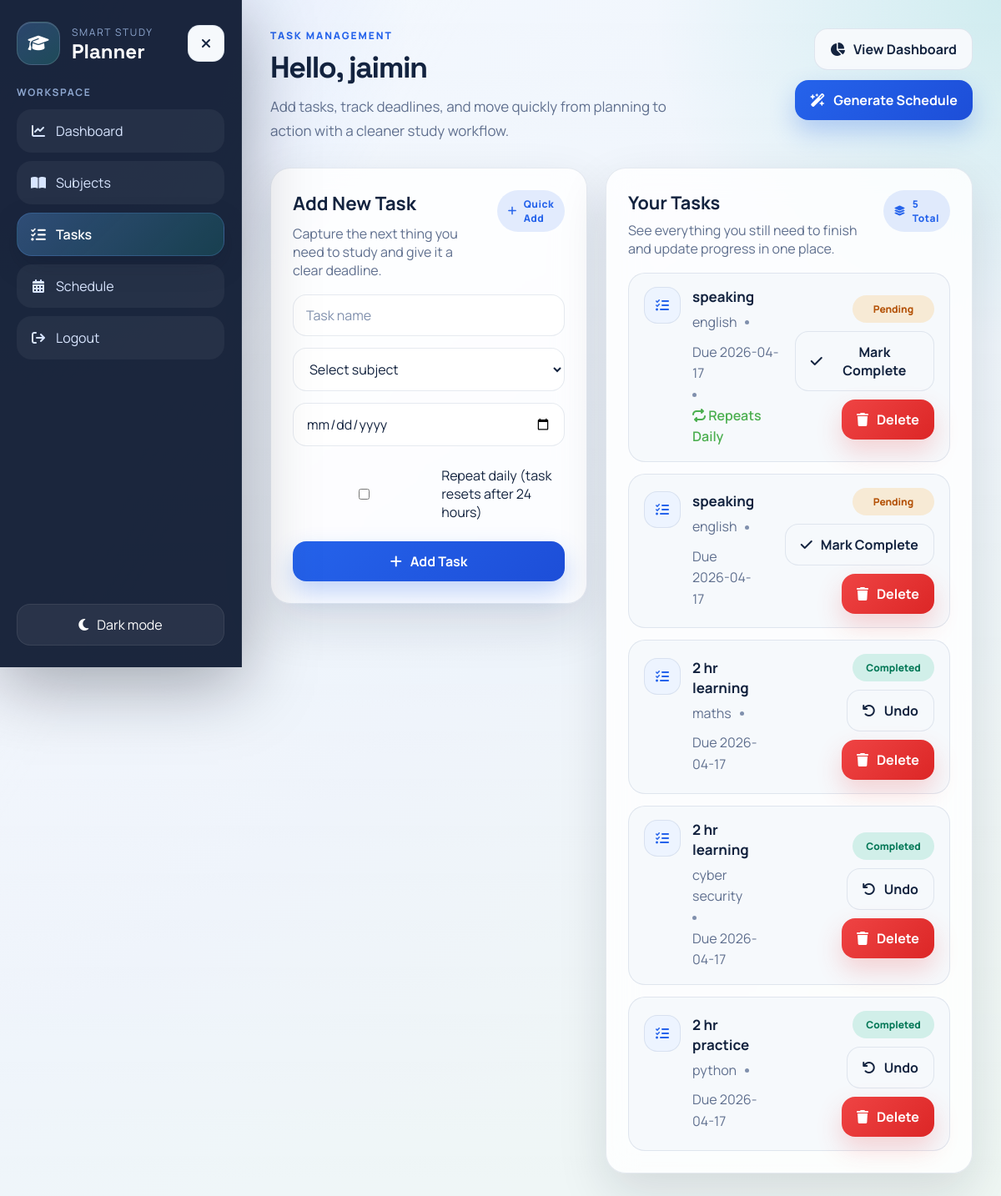
Page /tasks (signed in) on the committed database.
### tables this page shows
CREATE TABLE "tasks"(
            id INTEGER PRIMARY KEY AUTOINCREMENT,
            user_id INTEGER NOT NULL,
            task_name TEXT NOT NULL,
            subject TEXT NOT NULL,
            deadline TEXT NOT NULL,
            status TEXT NOT NULL DEFAULT 'Pending',
            completed_at TEXT, repeat_daily INTEGER DEFAULT 0,
            FOREIGN KEY (user_id) REFERENCES users (id) ON DELETE CASCADE
        );

### app.py (the view, shortened to what this page needs)
@app.route("/tasks", methods=["GET", "POST"])
@login_required
def tasks():
    error = None
    conn = get_db_connection()
    user_id = session["user_id"]
    reset_repeating_tasks(conn, user_id)
    subjects = conn.execute(
        """
        SELECT id, name, priority
        FROM subjects
        WHERE user_id = ?
        ORDER BY name
        """,
        (user_id,),
    ).fetchall()
    all_tasks = conn.execute(
        """
        SELECT id, task_name, subject, deadline, status, repeat_daily
        FROM tasks
        WHERE user_id = ?
        ORDER BY
            CASE WHEN status = 'Pending' THEN 0 ELSE 1 END,
            deadline ASC,
            id DESC
        """,
        (user_id,),
    ).fetchall()
    conn.close()
    return render_template(
        "tasks.html",
        tasks=all_tasks,
        subjects=subjects,
        error=error,
        user_name=session.get("user_name", "Student"),
    )

### app.py (called while the page is built, shortened)
def get_db_connection():
    conn = sqlite3.connect(DATABASE)
    conn.row_factory = sqlite3.Row
    conn.execute("PRAGMA foreign_keys = ON")
    return conn

def reset_repeating_tasks(conn, user_id):
    now = datetime.now()
    completed_recurring_tasks = conn.execute(
        """
        SELECT id, completed_at
        FROM tasks
        WHERE user_id = ?
        AND status = 'Completed'
        AND repeat_daily = 1
        AND completed_at IS NOT NULL
        """,
        (user_id,),
    ).fetchall()
    conn.commit()

def login_required(route_function):
    @wraps(route_function)
    def wrapper(*args, **kwargs):
        if "user_id" not in session:
            return redirect(url_for("login"))
        return route_function(*args, **kwargs)
    return wrapper

### templates/tasks.html (shortened to what this page needs)
<!DOCTYPE html>
<html lang="en">
<head>
<link rel="stylesheet" href="https://cdnjs.cloudflare.com/ajax/libs/font-awesome/6.5.2/css/all.min.css">
<link rel="stylesheet" href="{{ url_for('static', filename='css/style.css') }}">
</head>
<body class="page-shell page-tasks">
<div class="container">
<aside class="sidebar" id="appSidebar">
<div class="sidebar-top">
<a class="brand" href="{{ url_for('dashboard') }}">
<span class="brand-mark"><i class="fa-solid fa-graduation-cap"></i></span>
<span class="brand-copy">
<span class="brand-eyebrow">Smart Study</span>
<strong>Planner</strong>
</span>
</a>
<button type="button" class="icon-btn sidebar-close" data-sidebar-close aria-label="Close menu">
<i class="fa-solid fa-xmark"></i>
</button>
</div>
<div class="sidebar-section">
<p class="sidebar-label">Workspace</p>
<nav class="sidebar-nav">
<a class="nav-link" href="{{ url_for('dashboard') }}"><i class="fa-solid fa-chart-line"></i><span>Dashboard</span></a>
<a class="nav-link" href="{{ url_for('subjects') }}"><i class="fa-solid fa-book-open"></i><span>Subjects</span></a>
<a class="nav-link active" href="{{ url_for('tasks') }}"><i class="fa-solid fa-list-check"></i><span>Tasks</span></a>
<a class="nav-link" href="{{ url_for('schedule') }}"><i class="fa-solid fa-calendar-days"></i><span>Schedule</span></a>
<a class="nav-link" href="{{ url_for('logout') }}"><i class="fa-solid fa-arrow-right-from-bracket"></i><span>Logout</span></a>
</nav>
</div>
<div class="sidebar-footer">
<button type="button" class="theme-toggle" data-theme-toggle aria-label="Toggle color theme">
<i class="fa-solid fa-moon"></i>
<span>Dark mode</span>
</button>
</div>
</aside>
<main class="main">
<div class="page-header">
<div class="page-header-main">
<div class="header-tools">
<p class="eyebrow">Task Management</p>
</div>
<h1>Hello, {{ user_name }}</h1>
<p class="page-subtitle">Add tasks, track deadlines, and move quickly from planning to action with a cleaner study workflow.</p>
</div>
<div class="header-actions">
<a class="secondary-btn" href="{{ url_for('dashboard') }}"><i class="fa-solid fa-chart-pie"></i><span>View Dashboard</span></a>
<a class="primary-btn" href="{{ url_for('schedule') }}"><i class="fa-solid fa-wand-magic-sparkles"></i><span>Generate Schedule</span></a>
</div>
</div>
<div class="subject-layout">
<div class="panel form-panel">
<div class="panel-head">
<div class="panel-title-wrap">
<h3>Add New Task</h3>
<p>Capture the next thing you need to study and give it a clear deadline.</p>
</div>
<span class="badge"><i class="fa-solid fa-plus"></i><span>Quick Add</span></span>
</div>
{% if subjects %}
<form method="POST" class="subject-form">
<input type="text" name="task_name" placeholder="Task name" minlength="2" maxlength="100" value="{{ request.form.get('task_name', '') }}" required>
<select name="subject_id" required>
<option value="">Select subject</option>
</select>
<input type="date" name="deadline" required>
<label style="display: flex; align-items: center; gap: 8px; margin: 10px 0; cursor: pointer;">
<input type="checkbox" name="repeat_daily" id="repeat_daily">
<span>Repeat daily (task resets after 24 hours)</span>
</label>
<button type="submit" class="primary-btn"><i class="fa-solid fa-plus"></i><span>Add Task</span></button>
</form>
{% else %}
<p class="empty-state">You need at least one subject before creating tasks.</p>
<a class="primary-btn" href="{{ url_for('subjects') }}"><i class="fa-solid fa-book-medical"></i><span>Add Subject First</span></a>
{% endif %}
</div>
<div class="panel">
<div class="panel-head">
<div class="panel-title-wrap">
<h3>Your Tasks</h3>
<p>See everything you still need to finish and update progress in one place.</p>
</div>
<span class="badge"><i class="fa-solid fa-layer-group"></i><span>{{ tasks|length }} Total</span></span>
</div>
{% if tasks %}
<div class="list">
{% for task in tasks %}
<div class="list-item task-list-item">
<div class="list-item-body">
<span class="list-item-icon"><i class="fa-solid fa-list-check"></i></span>
<div>
<strong>{{ task["task_name"] }}</strong>
<p class="meta-inline">
<span>{{ task["subject"] }}</span>
<span class="meta-dot"></span>
<span>Due {{ task["deadline"] }}</span>
{% if task["repeat_daily"] %}
<span class="meta-dot"></span>
<span style="color: #4CAF50; font-weight: 600;"><i class="fa-solid fa-repeat"></i> Repeats Daily</span>
{% endif %}
</p>
</div>
</div>
<div class="task-row-actions">
<span class="status {{ 'completed' if task['status'] == 'Completed' else 'pending' }}">
{{ task["status"] }}
</span>
{% if task["status"] != "Completed" %}
<form method="POST" action="{{ url_for('complete_task', id=task['id']) }}">
<button type="submit" class="secondary-btn"><i class="fa-solid fa-check"></i><span>Mark Complete</span></button>
</form>
{% else %}
<form method="POST" action="{{ url_for('incomplete_task', id=task['id']) }}">
<button type="submit" class="secondary-btn"><i class="fa-solid fa-undo"></i><span>Undo</span></button>
</form>
{% endif %}
<form method="POST" action="{{ url_for('delete_task', id=task['id']) }}">
<button type="submit" class="danger-btn"><i class="fa-solid fa-trash"></i><span>Delete</span></button>
</form>
</div>
</div>
{% endfor %}
</div>
{% else %}
<p class="empty-state">No tasks available yet. Add your first task from the form to start planning smarter.</p>
{% endif %}
</div>
</div>
</main>
</div>
</body>
</html>

### rows in the picture
tasks: task_name "speaking", subject "english", deadline "2026-04-17", repeat_daily 1 (drawn), status "Pending"
tasks: task_name "speaking", subject "english", deadline "2026-04-17", status "Pending"
tasks: task_name "2 hr learning", subject "maths", deadline "2026-04-17", status "Completed"
tasks: task_name "2 hr learning", subject "cyber security", deadline "2026-04-17", status "Completed"
tasks: task_name "2 hr practice", subject "python", deadline "2026-04-17", status "Completed"

### other values in the picture
{{ user_name }} "jaimin"
{{ tasks|length }} "5"
